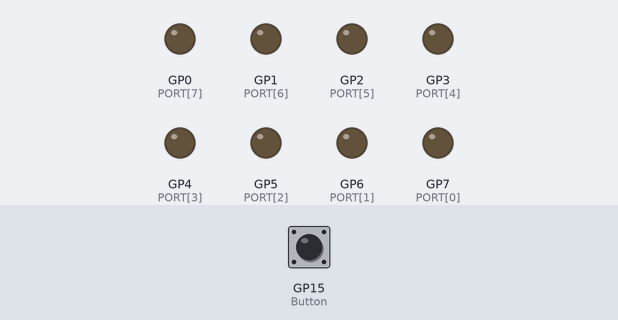
Recording of a program running on a simulated Raspberry Pi Pico running MicroPython. On the bench: output pins drawn as LEDs (lit = HIGH). The inputs (shaded band) are chosen by the test bench; at power-on: GP15 (Button) HIGH. Random numbers come from a fixed seed.

Above: at 1.2 s.
1.3 s: GP15 (Button) pulled LOW for 3.2 s
At 2.7 s:
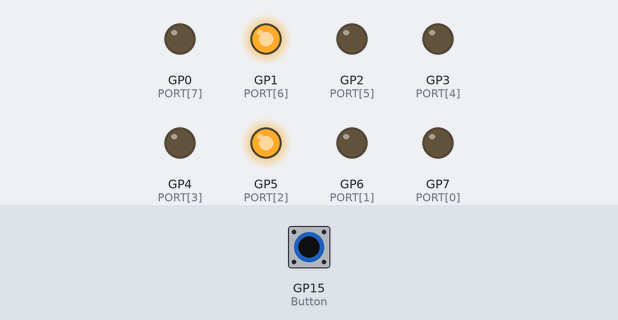
7.5 s: GP15 (Button) pulled LOW for 0.15 s
At 8.6 s:
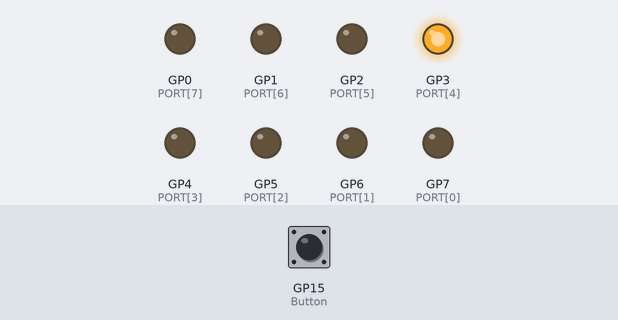
10.6 s: GP15 (Button) pulled LOW for 1 s
At 11.0 s:
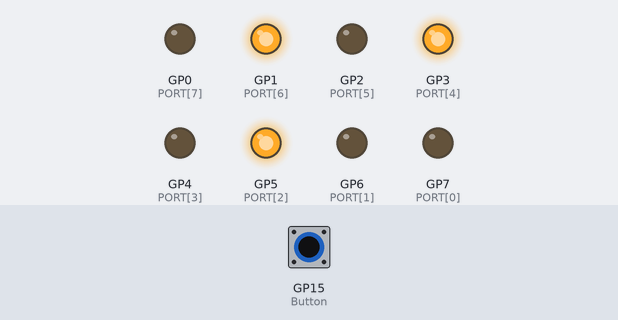
14.6 s: GP15 (Button) pulled LOW for 3.2 s
At 18.7 s:
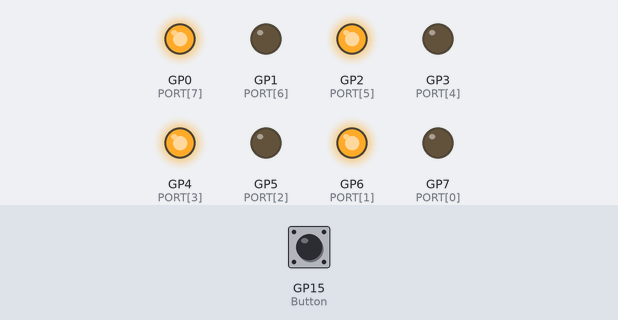
Timing chart, 0 to 21.8 s (numbered marks = the images above; inputs shaded):
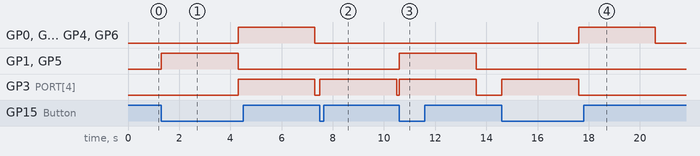

Measured:
- after the input at 1.3 s, GP0 (PORT[7]), GP2 (PORT[5]), GP3 (PORT[4]), GP4 (PORT[3]), GP6 (PORT[1]): LOW → HIGH after 3.0 s, → LOW 3.0 s later; GP1 (PORT[6]), GP5 (PORT[2]): LOW → HIGH at once, → LOW 3.0 s later
- after the input at 7.5 s, GP3 (PORT[4]): LOW → HIGH at once, → LOW 3.0 s later
- after the input at 10.6 s, GP1 (PORT[6]), GP3 (PORT[4]), GP5 (PORT[2]): LOW → HIGH at once, → LOW 3.0 s later
- after the input at 14.6 s, GP0 (PORT[7]), GP2 (PORT[5]), GP4 (PORT[3]), GP6 (PORT[1]): LOW → HIGH after 3.0 s, → LOW 3.0 s later; GP3 (PORT[4]): LOW → HIGH at once, → LOW 3.0 s later

The program:

Dice.py
```python
#---------------------------------------------------------
#				DICE PROGRAM
#				============
#
# In this program 7 LEDs are connected to Pico to simlate
# a dice. When a pushbutton is pressed the LEDs display a
# dice number between 1 and 6
#
# Author: Dogan Ibrahim
# File  : DICE.py
# Date  : February, 2021
#----------------------------------------------------------
from machine import Pin
import utime
import random

PORT = [7, 6, 5, 4, 3,  2,  1,  0]	# port connections
DICE_NO = [0, 0x08, 0x22, 0x2A, 0x55, 0x5D, 0x77]
L = [0]*8
Button = Pin(15, Pin.IN)

#
# This function configures the LED ports as outputs
#
def Configure_Port():
   for i in range(0, 8):
         L[i] = Pin(PORT[i], Pin.OUT)

#
# This function sends 8-bit data (0 to 255) to the PORT
#
def Port_Output(x):
   b = bin(x)					# convert into binary
   b = b.replace("0b", "")		# remove leading "0b"
   diff = 8 - len(b)			# find the length
   for i in range (0, diff):
      b = "0" + b				# insert leading os

   for i in range (0, 8):
      if b[i] == "1":
         L[i].value(1)
      else:
         L[i].value(0)
   return

#
# The program jumps here after the button is pressed
#
def DICE():
   n = random.randint(1, 6)		# generate a random number
   pattern = DICE_NO[n]			# find the pattern
   Port_Output(pattern)			# turn ON required LEDs
   utime.sleep(3)			    # wait for 3 seconds
   Port_Output(0)			    # turn OFF all LEDs
   return
#
# Configure PORT to all outputs
#
Configure_Port()

#
# Main program loop, check if Button is pressed
#
while True:
  if Button.value() == 0:		  # Button pressed?
     DICE()						  # Call DICE
  pass                            # Do nothing
```
